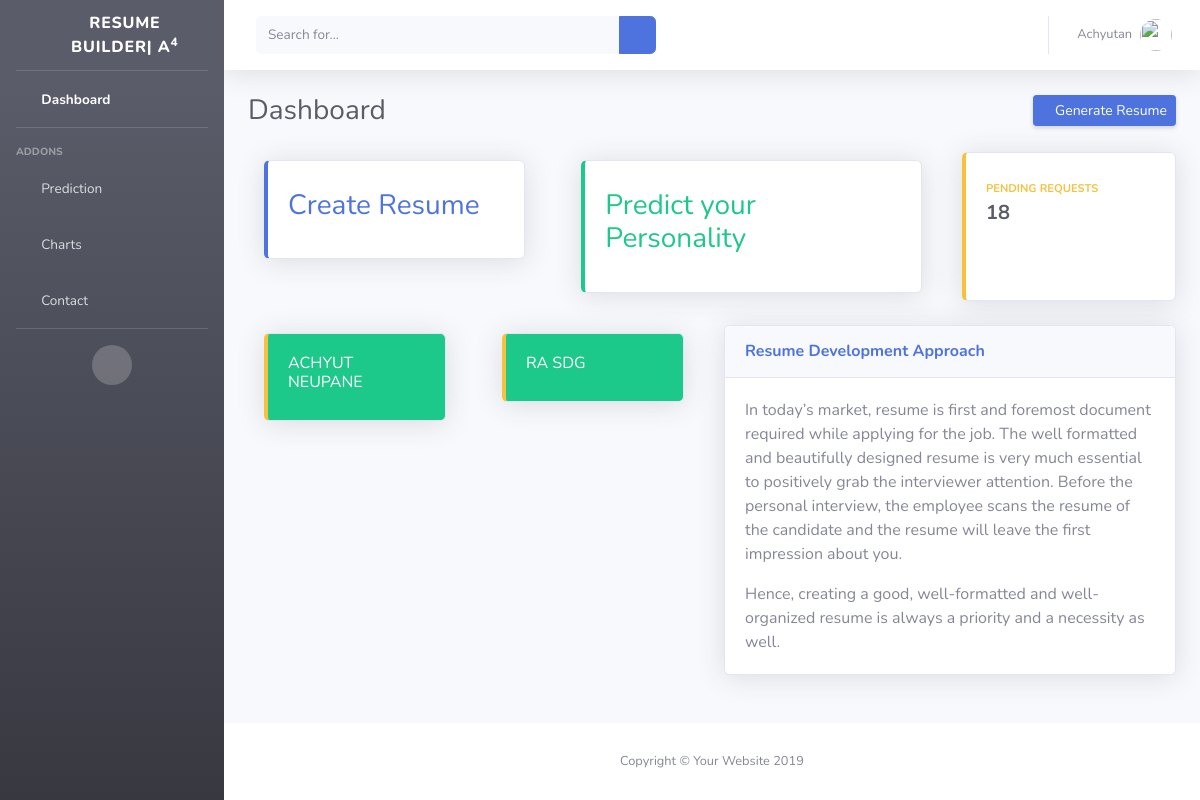
The page / (signed in) on the database as committed earlier.
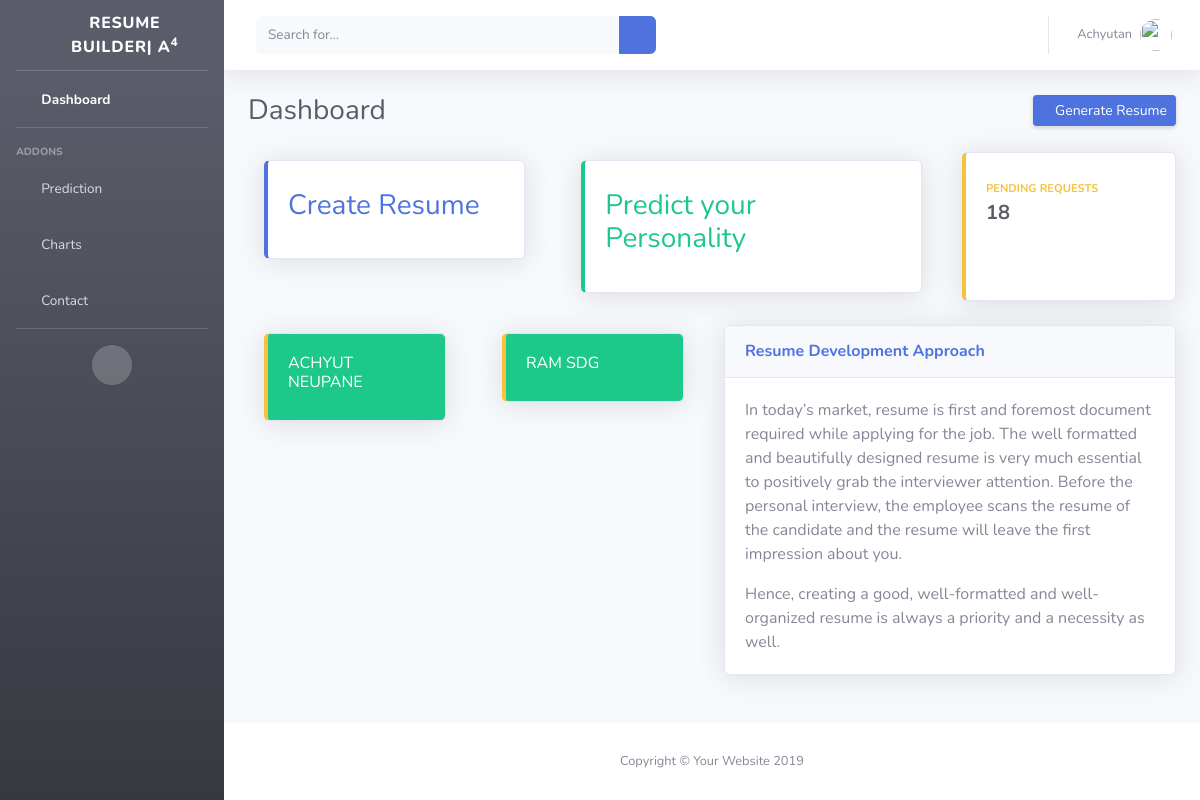
The same page on the database as committed later.
### resume/models.py (models this page shows, shortened)
class PersonalInfo(models.Model):
    firstname = models.CharField(max_length=100)
    middlename = models.CharField(max_length=255, )
    lastname = models.CharField(max_length=100)
    email = models.CharField(max_length=255, unique=True)
    dob = models.DateField(max_length=255)
    gender = models.CharField(choices=GENDER_CHOICES, max_length=128)
    phone = models.CharField(max_length=100, unique=True)
    country = models.CharField(max_length=255)
    state = models.CharField(max_length=100)
    city = models.CharField(max_length=255)
    author = models.ForeignKey(User, on_delete=models.CASCADE)

### resume/views.py (the view)
# urls.py: path('', views.index, name = 'home'),
def index(request):
    data = {
        'personalinfodata': PersonalInfo.objects.filter(author__username=request.user)
    }
    return render(request, 'pages/index.html', data)

### resume/general.py (called while the page is built)
def send_data(request):
    data = {
        'personalinfodata' : PersonalInfo.objects.all(),
        'educationalinfodata' : EducationalInfo.objects.all(),
        'experienceinfodata' : ExperienceInfo.objects.all(),
        'skillsdata' : Skills.objects.all(),
        'certificatedata' : Certificate.objects.all(),
        'languagedata' : Language.objects.all(),
    }
    return data

### resume/templates/pages/index.html (shortened to what this page needs)
{% extends 'master/master.html' %}
{% block content %}
{% load static %}
<div class="container-fluid">
    <div class="d-sm-flex align-items-center justify-content-between mb-4">
        <h1 class="h3 mb-0 text-gray-800">Dashboard</h1>
        <a href="#" class="d-none d-sm-inline-block btn btn-sm btn-primary shadow-sm">
            <i class="fas fa-download fa-sm text-white-50"></i> Generate Resume</a>
    </div>
    {% if user.is_authenticated %}
    <div class="row">
        <div class="col-xl-4 col-md-6 mb-4">
            <a class="nav-link" href="{%url 'resumeform' %}">
                <div class="card border-left-primary shadow h-100 py-2">
                    <div class="card-body">
                        <div class="row no-gutters align-items-center">
                            <div class="col mr-2">
                                <div class="text-xs font-weight-bold text-primary mb-1">
                                    <h3>Create Resume </h3>
                                </div>
                            </div>
                        </div>
                    </div>
                </div>
            </a>
        </div>
        <div class="col-xl-5 col-md-6 mb-4">
            <a class="nav-link" href="">
                <div class="card border-left-success shadow h-100 py-2">
                    <div class="card-body">
                        <div class="row no-gutters align-items-center">
                            <div class="col mr-2">
                                <div class="text-xs font-weight-bold text-success mb-1">
                                    <h3>Predict your Personality </h3></div>
                            </div>
                        </div>
                    </div>
                </div>
            </a>
        </div>
        <div class="col-xl-3 col-md-6 mb-4">
            <div class="card border-left-warning shadow h-100 py-2">
                <div class="card-body">
                    <div class="row no-gutters align-items-center">
                        <div class="col mr-2">
                            <div class="text-xs font-weight-bold text-warning text-uppercase mb-1">Pending Requests
                            </div>
                            <div class="h5 mb-0 font-weight-bold text-gray-800">18</div>
                        </div>
                        <div class="col-auto">
                            <i class="fas fa-comments fa-2x text-gray-300"></i>
                        </div>
                    </div>
                </div>
            </div>
        </div>
    </div>
    {% endif %}
    <div class="row">
        <div class="col-lg-6 mb-4">
            <div class="row">
                {% for sdata in personalinfodata %}
                <div class="col-lg-6 mb-4">
                   <a class="nav-link" href="{%url 'templates' sdata.id %}">
                        <div class="card  border-left-warning bg-success text-white shadow">
                            <div class="card-body">
                                <div class="row no-gutters align-items-center">
                                    <div class="col mr-2">
                                        <div class="text-white-100 small">
                                            <h6>{{sdata.firstname | upper}} {{sdata.lastname | upper}} </h6></div>
                                    </div>
                                </div>
                            </div>
                        </div>
                    </a>
                </div>
                {% endfor %}
            </div>
        </div>
        <div class="col-lg-6 mb-4">
            <div class="card shadow mb-4">
                <div class="card-header py-3">
                    <h6 class="m-0 font-weight-bold text-primary">Resume Development Approach</h6>
                </div>
                <div class="card-body">
                    <p>In today’s market, resume is first and foremost document required while applying for the job. The
                        well formatted and beautifully designed resume is very much essential to positively grab the
                        interviewer attention. Before the personal interview, the employee scans the resume of the
                        candidate and the resume will leave the first impression about you. </p>
                    <p class="mb-0">Hence, creating a good, well-formatted and well-organized resume is always a
                        priority and a necessity as well.</p>
                </div>
            </div>
        </div>
    </div>
</div>
{% endblock %}

### resume/templates/master/master.html
{% include 'layout/header.html' %}
{% include 'layout/sidebar.html' %}
{% include 'layout/nav.html' %}
{% block content %}
{% endblock %}
{% include 'layout/footercopyright.html' %}
{% include 'layout/footer.html' %}

### resume/templates/layout/header.html (shortened to what this page needs)
<!DOCTYPE html>
<html lang="en">
{% load static %}
<head>
  <link href="{% static 'assets/vendor/fontawesome-free/css/all.min.css' %}" rel="stylesheet" type="text/css">
  <link href="{% static 'assets/css/sb-admin-2.min.css' %}" rel="stylesheet">
</head>

### resume/templates/layout/sidebar.html
  <body id="page-top">
  <div id="wrapper">
    <ul class="navbar-nav bg-gradient-dark sidebar sidebar-dark accordion" id="accordionSidebar">
      <a class="sidebar-brand d-flex align-items-center justify-content-center" href="index.html">
        <div class="sidebar-brand-icon rotate-n-15">
          <i class="fas fa-laugh-wink"></i>
        </div>
        <div class="sidebar-brand-text mx-3">Resume Builder| A<sup>4</sup></div>
      </a>
      <hr class="sidebar-divider my-0">
      <li class="nav-item active">
        <a class="nav-link" href="index.html">
          <i class="fas fa-fw fa-tachometer-alt"></i>
          <span>Dashboard</span></a>
      </li>
      <hr class="sidebar-divider">
      <div class="sidebar-heading">
        Addons
      </div>
      <li class="nav-item">
        <a class="nav-link" href="charts.html">
          <i class="fas fa-fw fa-chart-area"></i>
          <span>Prediction</span></a>
      </li>
      <li class="nav-item">
        <a class="nav-link" href="charts.html">
          <i class="fas fa-fw fa-chart-area"></i>
          <span>Charts</span></a>
      </li>
      <li class="nav-item">
        <a class="nav-link" href="tables.html">
          <i class="fas fa-fw fa-table"></i>
          <span>Contact</span></a>
      </li>
      <hr class="sidebar-divider d-none d-md-block">
      <div class="text-center d-none d-md-inline">
        <button class="rounded-circle border-0" id="sidebarToggle"></button>
      </div>
    </ul>
    <div id="content-wrapper" class="d-flex flex-column">
      <div id="content">

### resume/templates/layout/nav.html (shortened to what this page needs)
 <nav class="navbar navbar-expand navbar-light bg-white topbar mb-4 static-top shadow">
          <form class="d-none d-sm-inline-block form-inline mr-auto ml-md-3 my-2 my-md-0 mw-100 navbar-search">
            <div class="input-group">
              <input type="text" class="form-control bg-light border-0 small" placeholder="Search for..." aria-label="Search" aria-describedby="basic-addon2">
              <div class="input-group-append">
                <button class="btn btn-primary" type="button">
                  <i class="fas fa-search fa-sm"></i>
                </button>
              </div>
            </div>
          </form>
          <ul class="navbar-nav ml-auto">
              {% if user.is_authenticated %}
            <li class="nav-item dropdown no-arrow">
              <a class="nav-link dropdown-toggle" href="#" id="userDropdown" role="button" data-toggle="dropdown" aria-haspopup="true" aria-expanded="false">
                <span class="mr-2 d-none d-lg-inline text-gray-600 small">{{user.first_name}}</span>
                <img class="img-profile rounded-circle" src="https://source.unsplash.com/QAB-WJcbgJk/60x60">
              </a>
            </li>
            {% endif %}
          </ul>
        </nav>

### resume/templates/layout/footercopyright.html
     </div>
      <footer class="sticky-footer bg-white">
        <div class="container my-auto">
          <div class="copyright text-center my-auto">
            <span>Copyright &copy; Your Website 2019</span>
          </div>
        </div>
      </footer>
      </div>
  </div>

### resume/templates/layout/footer.html (shortened to what this page needs)
  {% load static %}
</body>
</html>

Rows that differ between the two databases and show on the page:
changed PersonalInfo "SDG": firstname "RA" → "RAM"
